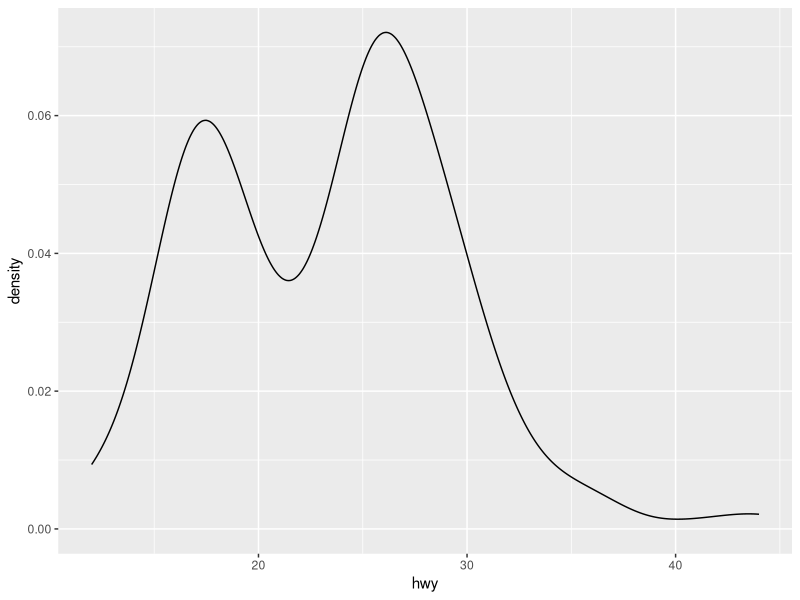
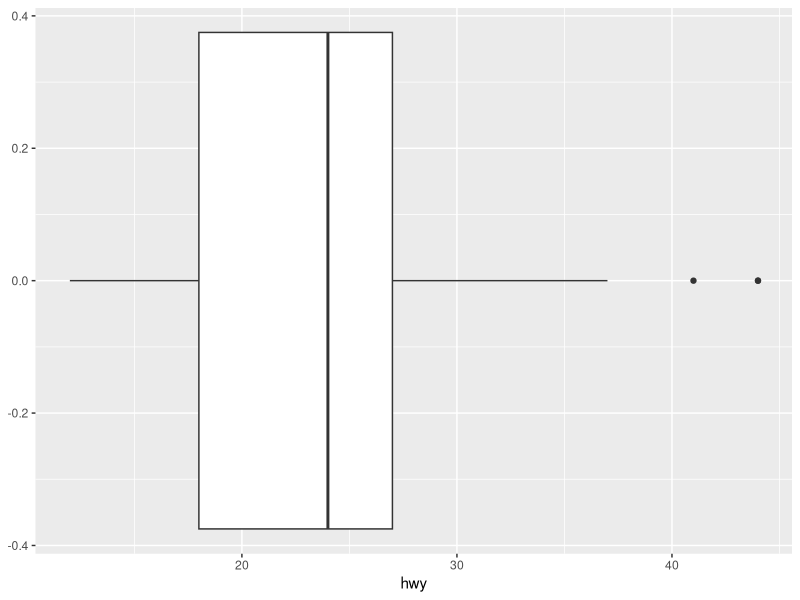
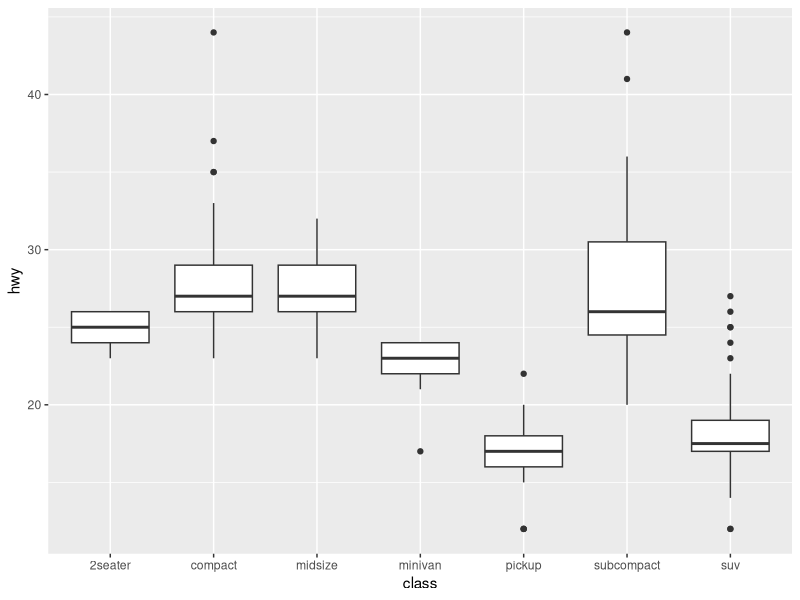
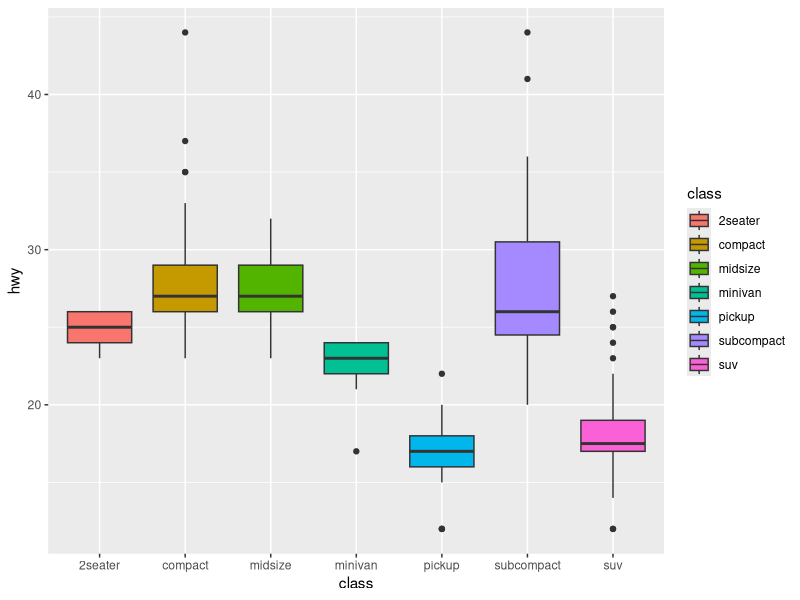

Generate these figures, in order, with R:
## ---- chunk 1
knitr::opts_chunk$set(echo = TRUE)
## ---- chunk 2
library(ggplot2)
## ---- chunk 3
ggplot(data = mpg, 
       mapping = aes(x = hwy)) +
  geom_density()
## ---- chunk 4
ggplot(data = mpg, 
       mapping = aes(x = hwy)) +
  geom_boxplot()
## ---- chunk 5
ggplot(data = mpg, 
       mapping = aes(x=class, y = hwy)) +
  geom_boxplot()
## ---- chunk 6
ggplot(data = mpg, 
       mapping = aes(x=class, y = hwy, fill = class)) +
  geom_boxplot()
